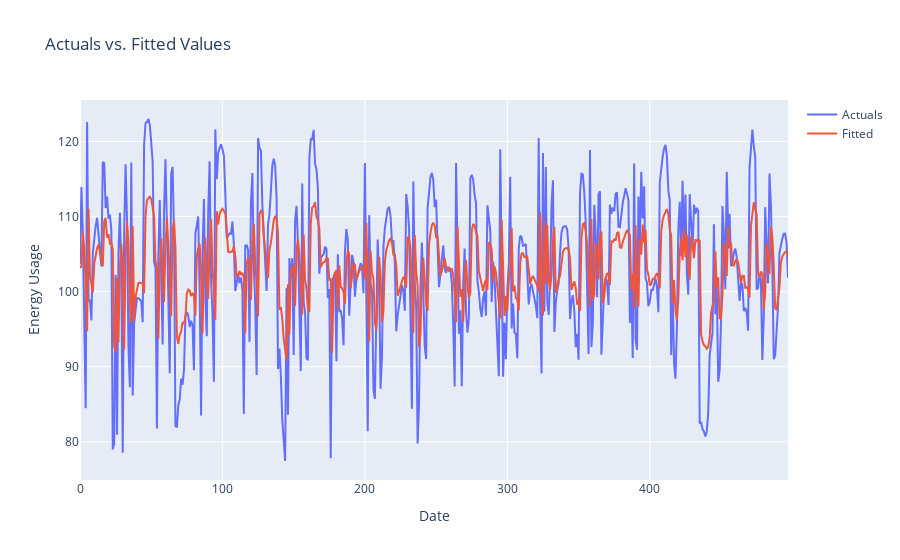

The notebook cell saved with this chart:
### Code cell
fitted_values = model_fit.fittedvalues

# Create a Plotly scatter plot of the actuals and fitted values
fig = go.Figure()
fig.add_trace(go.Scatter(x=energy.index,
              y=energy['Usage'], mode='lines', name='Actuals'))
fig.add_trace(go.Scatter(x=fitted_values.index,
              y=fitted_values, mode='lines', name='Fitted'))

# Update the layout of the plot
fig.update_layout(title='Actuals vs. Fitted Values')
fig.update_xaxes(title_text='Date')
fig.update_yaxes(title_text='Energy Usage')

# Show the plot
fig.show()

### Figure 1 — Plotly figure (JSON) as saved in the notebook; plotly's stock layout.template omitted (floating-point values rounded to 4 significant figures; data arrays with more than 128 entries replaced by an {"elided": "..."} marker saying what was removed)
{"data": [{"mode": "lines", "name": "Actuals", "type": "scatter", "x": {"elided": "498 int values"}, "y": {"elided": "498 float values"}}, {"mode": "lines", "name": "Fitted", "type": "scatter", "x": {"elided": "498 int values"}, "y": {"elided": "498 float values"}}], "layout": {"title": {"text": "Actuals vs. Fitted Values"}, "xaxis": {"title": {"text": "Date"}}, "yaxis": {"title": {"text": "Energy Usage"}}}}
